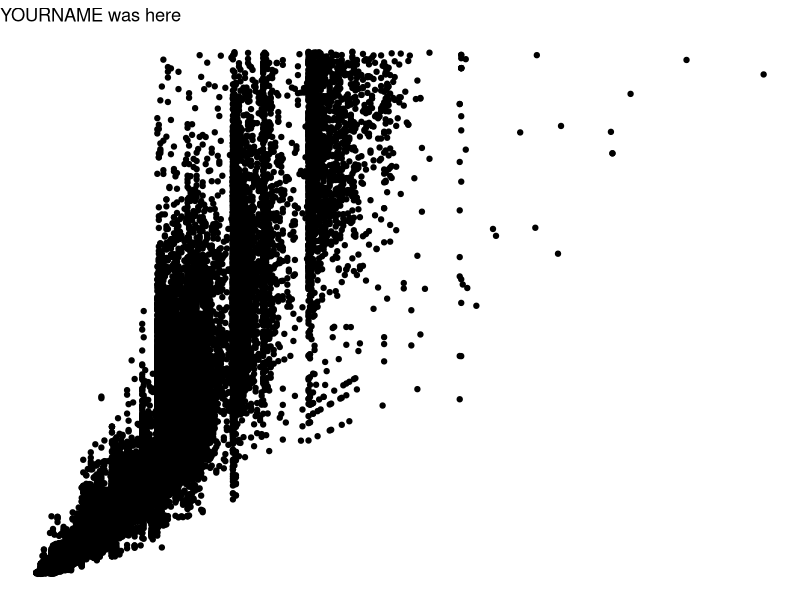
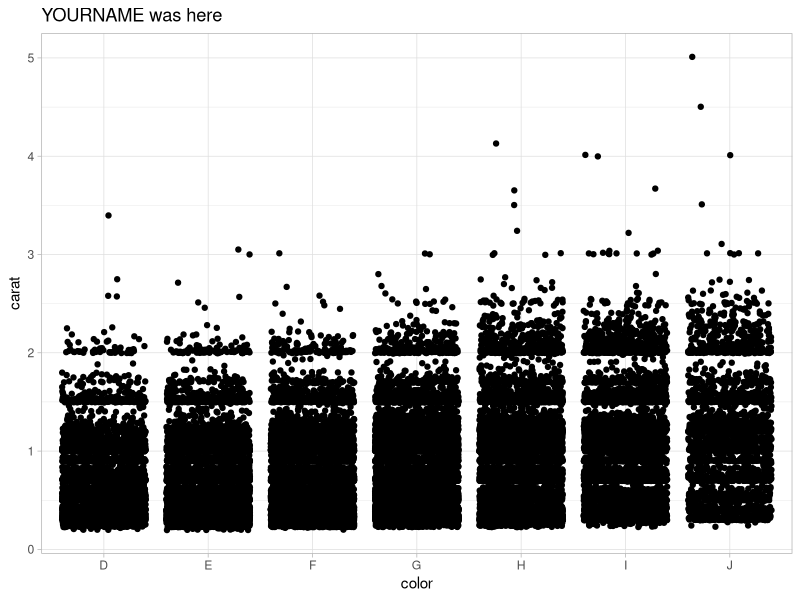
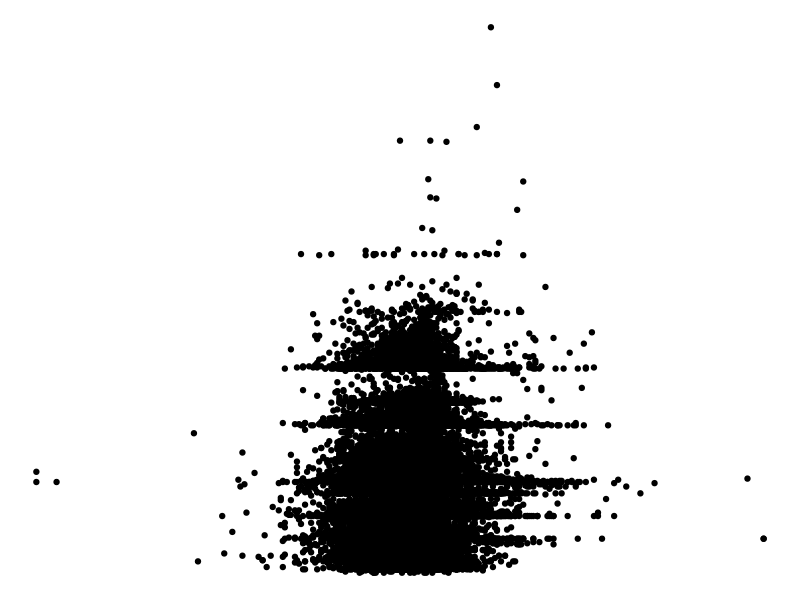

Recreate these plots in R, in order.
## ---- chunk 1
knitr::opts_chunk$set(echo = TRUE)
library(tidyverse)
## ---- chunk 2
# Partner 1: 
# Run the code below to see the original graph
# Change the code below to make the point color change based on 'cut', and update the theme to theme_bw(). Update the title to include your first name. 

ggplot(data = diamonds, aes(x = carat, y = price)) +
  geom_point() +
  theme_void() +
  labs(title = "YOURNAME was here")
## ---- chunk 3
# Partner 2: 
# Run the code below to see the original graph
# Change the code below to make the geom a geom_jitter, and update the theme to theme_light. Update the title to include your first name. 

ggplot(data = diamonds, aes(x = color, y = carat)) +
  geom_jitter() +
  theme_light() +
  labs(title = "YOURNAME was here")
## ---- chunk 4
ggplot(data = diamonds, aes(x = depth, y = carat)) +
  geom_point() +
  theme_void()
## ---- chunk 5

